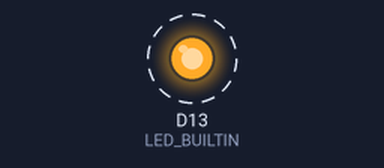
This sketch was run on a simulated Adafruit Feather M0. Shown: output pins drawn as LEDs (lit = HIGH). Dashed ring = blinking. What the sketch prints to the serial monitor is not drawn.

Above: at 0.2 s.
Timing chart, 0 to 3.0 s (numbered marks = the images above):
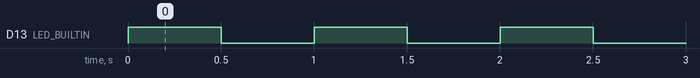

The sketch:

arduino_sketch.ino
```cpp
void setup() {
  Serial.begin(115200);
  while (!Serial) { delay(10); }
  Serial.println("Hello from Arduino sketch!");
  pinMode(LED_BUILTIN, OUTPUT);
}

void loop() {
  digitalWrite(LED_BUILTIN, HIGH);
  delay(500);
  digitalWrite(LED_BUILTIN, LOW);
  delay(500);
}
```

Measured:
- by itself, D13 (LED_BUILTIN): alternates HIGH for 0.50 s and LOW for 0.50 s
